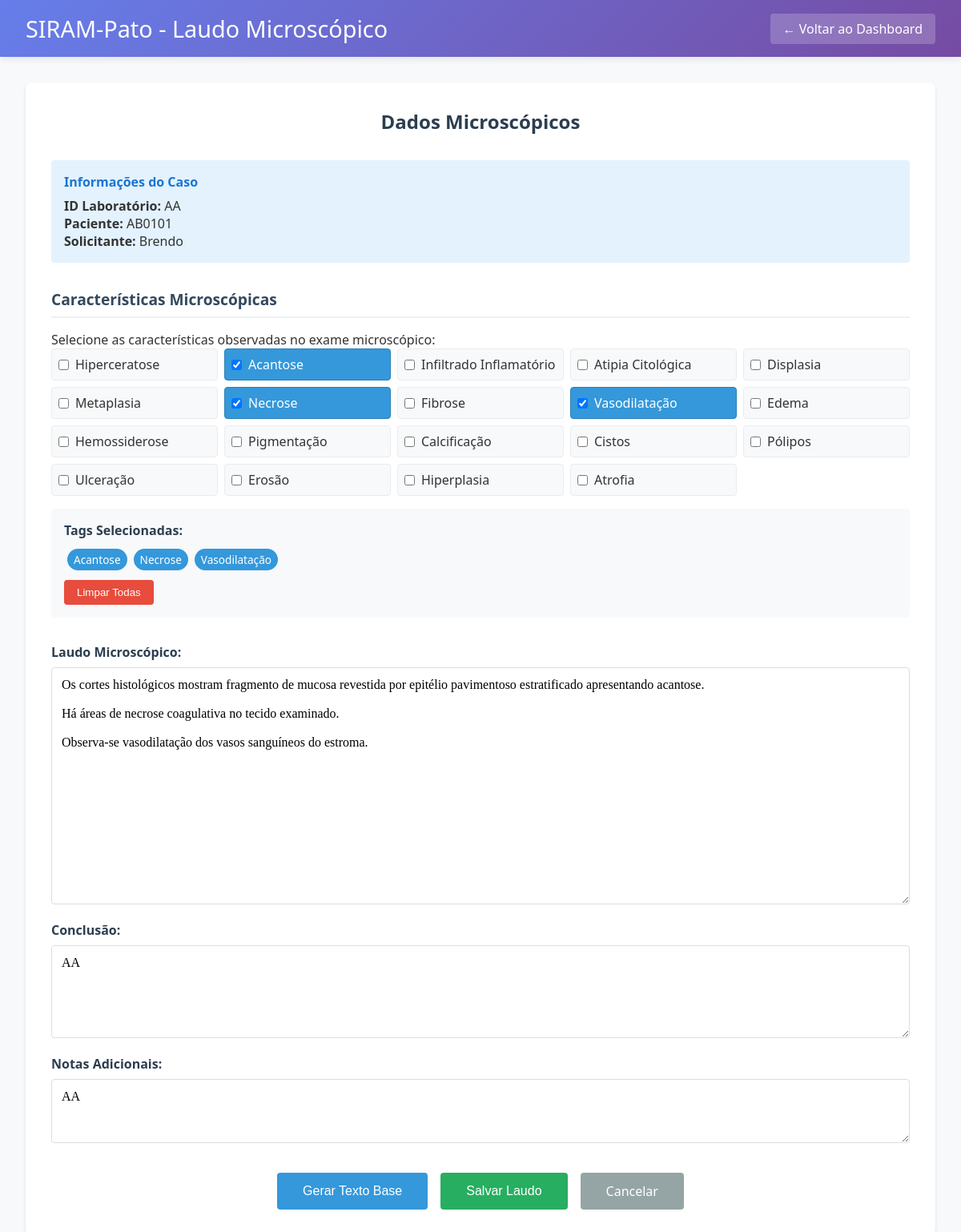
Page /laudos/laudo-micro/AA/ (signed in) on the committed database.
### laudos/models.py (models this page shows)
class Caso(models.Model):
    STATUS_CHOICES = [
        ('RECEBIDO', 'Recebido'),
        ('EM_MACROSCOPIA', 'Em Macroscopia'),
        ('PENDENTE_MACRO_APROVACAO', 'Pendente de Aprovacao Macroscopica'),
        ('EM_PREPARO', 'Em Preparo/Coloracao'),
        ('PENDENTE_PREPARO_APROVACAO', 'Pendente de Aprovacao do Preparo'),
        ('EM_MICROSCOPIA', 'Em Microscopia'),
        ('PENDENTE_MICRO_APROVACAO', 'Pendente de Aprovacao Microscopica'),
        ('AGUARDANDO_APROVACAO_FINAL', 'Aguardando Aprovacao Final'),
        ('FINALIZADO', 'Finalizado'),
    ]
    ETAPA_STATUS_CHOICES = [
        ('PENDENTE', 'Pendente'),
        ('EM_PROGRESSO', 'Em progresso'),
        ('AGUARDANDO_APROVACAO', 'Aguardando aprovacao'),
        ('APROVADO', 'Aprovado'),
        ('REPROVADO', 'Reprovado'),
    ]
    id_laboratorio = models.CharField(max_length=20, unique=True, primary_key=True)
    paciente = models.ForeignKey(Paciente, on_delete=models.CASCADE, related_name='casos')
    data_recebimento = models.DateField()
    solicitante = models.CharField(max_length=255)
    diagnostico_sugerido = models.TextField(blank=True, null=True)
    observacoes_clinicas = models.TextField(blank=True, null=True)
    status = models.CharField(max_length=40, choices=STATUS_CHOICES, default='RECEBIDO')
    criado_por = models.ForeignKey(UsuarioCustomizado, on_delete=models.SET_NULL, null=True, related_name='casos_criados')
    responsavel_final = models.ForeignKey(UsuarioCustomizado, on_delete=models.SET_NULL, null=True, blank=True, related_name='casos_finalizados')
    data_criacao = models.DateTimeField(auto_now_add=True)
    data_finalizacao = models.DateTimeField(null=True, blank=True)
    macro_status = models.CharField(max_length=30, choices=ETAPA_STATUS_CHOICES, default='PENDENTE')
    macro_preenchido_por = models.ForeignKey(
        UsuarioCustomizado,
        on_delete=models.SET_NULL,
        null=True,
        blank=True,
        related_name='macros_preenchidas'
    )
    macro_preenchido_em = models.DateTimeField(null=True, blank=True)
    macro_aprovado_por = models.ForeignKey(
        UsuarioCustomizado,
        on_delete=models.SET_NULL,
        null=True,
        blank=True,
        related_name='macros_aprovadas'
    )
    macro_aprovado_em = models.DateTimeField(null=True, blank=True)
    preparo_status = models.CharField(max_length=30, choices=ETAPA_STATUS_CHOICES, default='PENDENTE')
    preparo_preenchido_por = models.ForeignKey(
        UsuarioCustomizado,
        on_delete=models.SET_NULL,
        null=True,
        blank=True,
        related_name='preparos_preenchidos'
    )
    preparo_preenchido_em = models.DateTimeField(null=True, blank=True)
    preparo_aprovado_por = models.ForeignKey(
        UsuarioCustomizado,
        on_delete=models.SET_NULL,
        null=True,
        blank=True,
        related_name='preparos_aprovados'
    )
    preparo_aprovado_em = models.DateTimeField(null=True, blank=True)
    micro_status = models.CharField(max_length=30, choices=ETAPA_STATUS_CHOICES, default='PENDENTE')
    micro_preenchido_por = models.ForeignKey(
        UsuarioCustomizado,
        on_delete=models.SET_NULL,
        null=True,
        blank=True,
        related_name='micros_preenchidos'
    )
    micro_preenchido_em = models.DateTimeField(null=True, blank=True)
    micro_aprovado_por = models.ForeignKey(
        UsuarioCustomizado,
        on_delete=models.SET_NULL,
        null=True,
        blank=True,
        related_name='micros_aprovados'
    )
    micro_aprovado_em = models.DateTimeField(null=True, blank=True)

class Paciente(models.Model):
    numero_prontuario = models.CharField(max_length=50, unique=True, primary_key=True)
    data_nascimento = models.DateField()
    SEXO_CHOICES = [('M', 'Masculino'), ('F', 'Feminino'), ('O', 'Outro')]
    sexo = models.CharField(max_length=1, choices=SEXO_CHOICES)

class LaudoMicroscopico(models.Model):
    caso = models.OneToOneField(Caso, on_delete=models.CASCADE, related_name='laudo_microscopico')
    tags_selecionadas = models.JSONField(default=list)
    texto_base_gerado = models.TextField()
    texto_final = models.TextField()
    conclusao = models.TextField()
    notas = models.TextField(blank=True, null=True)

### laudos/views.py (the view, shortened to what this page needs)
# urls.py: path('laudo-micro/<str:caso_id>/', views.laudo_micro_view, name='laudo_micro'),
@login_required
def laudo_micro_view(request, caso_id):
    caso = get_object_or_404(Caso, id_laboratorio=caso_id)
    laudo_micro = getattr(caso, "laudo_microscopico", None)
    form = LaudoMicroscopicoForm(instance=laudo_micro)
    tags_microscopicas = [
        "Hiperceratose",
        "Acantose",
        "Infiltrado Inflamatório",
        "Atipia Citológica",
        "Displasia",
        "Metaplasia",
        "Necrose",
        "Fibrose",
        "Vasodilatação",
        "Edema",
        "Hemossiderose",
        "Pigmentação",
        "Calcificação",
        "Cistos",
        "Pólipos",
        "Ulceração",
        "Erosão",
        "Hiperplasia",
        "Atrofia",
    ]
    context = {
        "caso": caso,
        "form": form,
        "laudo_micro": laudo_micro,
        "tags_microscopicas": tags_microscopicas,
    }
    return render(request, "laudos/laudo_micro.html", context)

### laudos/forms.py
class LaudoMicroscopicoForm(forms.ModelForm):
    class Meta:
        model = LaudoMicroscopico
        fields = ['texto_final', 'conclusao', 'notas']
        widgets = {
            'texto_final': forms.Textarea(attrs={
                'class': 'form-control',
                'rows': 15,
                'placeholder': 'O texto do laudo microscópico será gerado automaticamente...'
            }),
            'conclusao': forms.Textarea(attrs={
                'class': 'form-control',
                'rows': 5,
                'placeholder': 'Conclusão do exame microscópico'
            }),
            'notas': forms.Textarea(attrs={
                'class': 'form-control',
                'rows': 3,
                'placeholder': 'Notas adicionais (opcional)'
            })
        }

### laudos/templates/laudos/laudo_micro.html (shortened to what this page needs)
<!DOCTYPE html>
<html lang="pt-br">
<head>
</head>
<body>
    <div class="header">
        <div class="header-content">
            <h1>SIRAM-Pato - Laudo Microscópico</h1>
            <a href="{% url 'dashboard' %}" class="back-btn">← Voltar ao Dashboard</a>
        </div>
    </div>
    <div class="main-content">
        <div class="form-container">
            <h2 class="form-title">Dados Microscópicos</h2>
            <div class="case-info">
                <h4>Informações do Caso</h4>
                <p><strong>ID Laboratório:</strong> {{ caso.id_laboratorio }}</p>
                <p><strong>Paciente:</strong> {{ caso.paciente.numero_prontuario }}</p>
                <p><strong>Solicitante:</strong> {{ caso.solicitante }}</p>
            </div>
            <form method="post" id="microForm">
                <div class="tags-section">
                    <h3 class="section-title">Características Microscópicas</h3>
                    <p>Selecione as características observadas no exame microscópico:</p>
                    <div class="tags-grid">
                        {% for tag in tags_microscopicas %}
                        <div class="tag-item" data-tag="{{ tag }}">
                            <input type="checkbox" name="tags" value="{{ tag }}" id="tag_{{ forloop.counter }}">
                            <label for="tag_{{ forloop.counter }}">{{ tag }}</label>
                        </div>
                        {% endfor %}
                    </div>
                    <div class="selected-tags" id="selected-tags" style="display: none;">
                        <h4>Tags Selecionadas:</h4>
                        <div id="tags-list"></div>
                        <button type="button" class="clear-btn" onclick="limparTags()">Limpar Todas</button>
                    </div>
                </div>
                <div class="form-group">
                    <label for="{{ form.texto_final.id_for_label }}">Laudo Microscópico:</label>
                    {{ form.texto_final }}
                </div>
                <div class="form-group">
                    <label for="{{ form.conclusao.id_for_label }}">Conclusão:</label>
                    {{ form.conclusao }}
                </div>
                <div class="form-group">
                    <label for="{{ form.notas.id_for_label }}">Notas Adicionais:</label>
                    {{ form.notas }}
                </div>
                <div class="btn-container">
                    <button type="button" class="btn btn-info" onclick="gerarTextoBase()">Gerar Texto Base</button>
                    <button type="submit" class="btn btn-primary">Salvar Laudo</button>
                    <a href="{% url 'dashboard' %}" class="btn btn-secondary">Cancelar</a>
                </div>
            </form>
        </div>
    </div>
</body>
</html>

### laudos/templates/laudos/laudo_micro.html (style rules this page uses)
* { margin: 0; padding: 0; box-sizing: border-box; }
body { font-family: 'Segoe UI', Tahoma, Geneva, Verdana, sans-serif; background-color: #f8f9fa; color: #333; }
.header { background: linear-gradient(135deg, #667eea 0%, #764ba2 100%); color: white; padding: 1rem 2rem; box-shadow: 0 2px 10px rgba(0,0,0,0.1); }
.header-content { display: flex; justify-content: space-between; align-items: center; max-width: 1200px; margin: 0 auto; }
.header h1 { font-size: 1.8rem; font-weight: 300; }
.back-btn { background: rgba(255,255,255,0.2); color: white; text-decoration: none; padding: 0.5rem 1rem; border-radius: 4px; transition: background-color 0.3s; }
.main-content { max-width: 1200px; margin: 2rem auto; padding: 0 2rem; }
.form-container { background: white; padding: 2rem; border-radius: 8px; box-shadow: 0 2px 4px rgba(0,0,0,0.1); }
.form-title { font-size: 1.5rem; color: #2c3e50; margin-bottom: 2rem; text-align: center; }
.case-info { background: #e3f2fd; padding: 1rem; border-radius: 4px; margin-bottom: 2rem; }
.case-info h4 { color: #1976d2; margin-bottom: 0.5rem; }
.tags-section { margin-bottom: 2rem; }
.section-title { font-size: 1.2rem; color: #34495e; margin-bottom: 1rem; padding-bottom: 0.5rem; border-bottom: 2px solid #ecf0f1; }
.tags-grid { display: grid; grid-template-columns: repeat(auto-fit, minmax(200px, 1fr)); gap: 0.5rem; margin-bottom: 1rem; }
.tag-item { display: flex; align-items: center; padding: 0.5rem; background: #f8f9fa; border: 1px solid #e9ecef; border-radius: 4px; cursor: pointer; transition: all 0.3s; }
.tag-item.selected { background: #3498db; color: white; border-color: #2980b9; }
.tag-item input[type="checkbox"] { margin-right: 0.5rem; }
.form-group { margin-bottom: 1rem; }
.form-group label { display: block; margin-bottom: 0.5rem; color: #2c3e50; font-weight: 600; }
.form-control { width: 100%; padding: 0.75rem; border: 1px solid #ddd; border-radius: 4px; font-size: 1rem; transition: border-color 0.3s; font-family: 'Times New Roman', serif; }
.btn-container { display: flex; gap: 1rem; justify-content: center; margin-top: 2rem; }
.btn { padding: 0.75rem 2rem; border: none; border-radius: 4px; font-size: 1rem; cursor: pointer; text-decoration: none; display: inline-block; text-align: center; transition: all 0.3s; }
.btn-primary { background: #27ae60; color: white; }
.btn-secondary { background: #95a5a6; color: white; }
.btn-info { background: #3498db; color: white; }
.selected-tags { background: #f8f9fa; padding: 1rem; border-radius: 4px; margin-bottom: 1rem; }
.selected-tags h4 { color: #2c3e50; margin-bottom: 0.5rem; }
.clear-btn { background: #e74c3c; color: white; border: none; padding: 0.5rem 1rem; border-radius: 4px; cursor: pointer; margin-top: 0.5rem; }

### rows in the picture
Caso: id_laboratorio "AA", paciente.numero_prontuario "AB0101", solicitante "Brendo"
LaudoMicroscopico: texto_final "Os cortes histológicos mostram fragmento de mucosa revestida por epitélio pavimentoso estratificado apresentando acantose. Há áreas de necrose coagulativa no tecido examinado. Observa-se vasodilatação dos vasos sanguíneos do estroma.", conclusao "AA", notas "AA"

### other values in the picture
{{ tag }} "Hiperceratose" "Acantose" "Infiltrado Inflamatório" "Atipia Citológica" "Displasia" "Metaplasia" "Necrose" "Fibrose" "Vasodilatação" "Edema" "Hemossiderose" "Pigmentação" "Calcificação" "Cistos" "Pólipos" "Ulceração" "Erosão" "Hiperplasia" "Atrofia"
